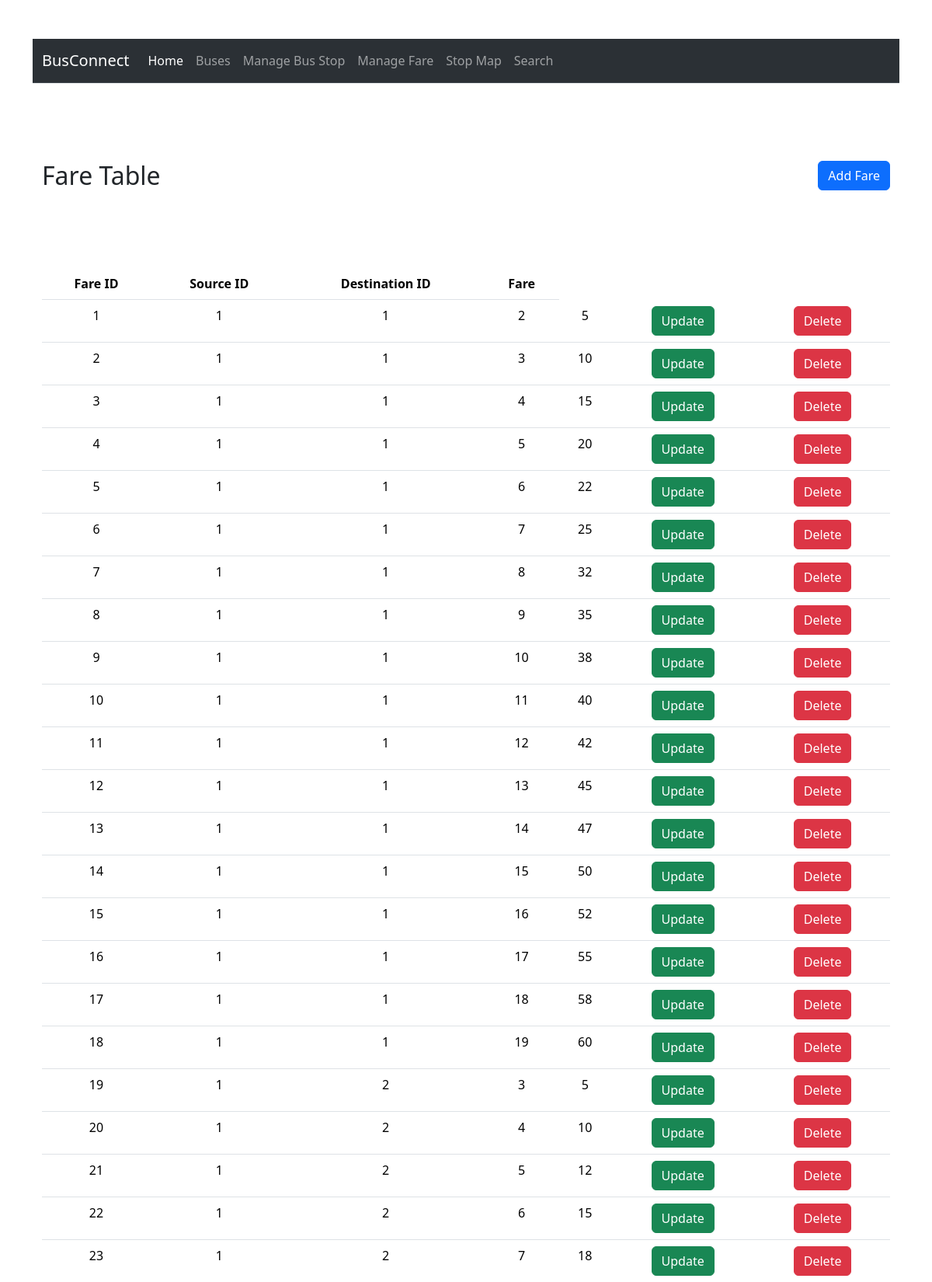
The app's page /faretable.php (upper part) with its own data.
### tables this page shows
CREATE TABLE `faretable` (
  `FareID` int(11) NOT NULL,
  `BusID` int(11) DEFAULT NULL,
  `SourceStopID` int(11) DEFAULT NULL,
  `DestinationStopID` int(11) DEFAULT NULL,
  `Fare` int(11) DEFAULT NULL
);

### faretable.php (the view, shortened to what this page needs)
<?php
include('header.php');
?>
<?php include('db.php');?>
<div class="container">
<section>
    <div class="container">
        <div class="box1">
      <h2 style="margin-bottom: 100px;"> Fare Table </h2>
      <button type="button" class="btn btn-primary" data-toggle="modal" data-target="#Modal1">Add Fare</button>
        </div>
      <table class="table">
          <thead class="thead-dark">
            <tr>
              <th scope="col">Fare ID</th>
              <th scope="col">Source ID</th>
              <th scope="col">Destination ID</th>
              <th scope="col">Fare</th>
            </tr>
          </thead>
          <tbody>
            <?php
            $query = "SELECT * FROM `faretable`";
            $result = mysqli_query($connection, $query);
            if (!$result) {
                die("Query Failed: " . mysqli_error($connection));
            } else {
                while ($row = mysqli_fetch_assoc($result)) {
            ?>
                    <tr>
                        <td><?php echo $row['FareID']?></td>
                        <td><?php echo $row['BusID'] ?></td>
                        <td><?php echo $row['SourceStopID'] ?></td>
                        <td><?php echo $row['DestinationStopID'] ?></td>
                        <td><?php echo $row['Fare'] ?></td>
                        <td><a class="btn btn-success" href="updatefare.php?id=<?php echo $row['FareID']?>">Update</a></td>
                        <td><a class="btn btn-danger"  href="deletefare.php?id=<?php echo $row['FareID']?>">Delete</a></td>
                    </tr>
            <?php
                }
            }
            ?>
     </tbody>
        </table>
    </div>
   </section>
</div>
   <?php
include('footer.php');
?>

### style.css (style rules this page uses)
.box1 h2 { float: left; }
.box1 button { float: right; }
.container { margin-top: 50px; align-items: center; }
.table { text-align: center; }

### records on screen
faretable: FareID "1", BusID "1", SourceStopID "1", DestinationStopID "2", Fare "5"
faretable: FareID "2", BusID "1", SourceStopID "1", DestinationStopID "3", Fare "10"
faretable: FareID "3", BusID "1", SourceStopID "1", DestinationStopID "4", Fare "15"
faretable: FareID "4", BusID "1", SourceStopID "1", DestinationStopID "5", Fare "20"
faretable: FareID "5", BusID "1", SourceStopID "1", DestinationStopID "6", Fare "22"
faretable: FareID "6", BusID "1", SourceStopID "1", DestinationStopID "7", Fare "25"
faretable: FareID "7", BusID "1", SourceStopID "1", DestinationStopID "8", Fare "32"
faretable: FareID "8", BusID "1", SourceStopID "1", DestinationStopID "9", Fare "35"
faretable: FareID "9", BusID "1", SourceStopID "1", DestinationStopID "10", Fare "38"
faretable: FareID "10", BusID "1", SourceStopID "1", DestinationStopID "11", Fare "40"
faretable: FareID "11", BusID "1", SourceStopID "1", DestinationStopID "12", Fare "42"
faretable: FareID "12", BusID "1", SourceStopID "1", DestinationStopID "13", Fare "45"
faretable: FareID "13", BusID "1", SourceStopID "1", DestinationStopID "14", Fare "47"
faretable: FareID "14", BusID "1", SourceStopID "1", DestinationStopID "15", Fare "50"
faretable: FareID "15", BusID "1", SourceStopID "1", DestinationStopID "16", Fare "52"
faretable: FareID "16", BusID "1", SourceStopID "1", DestinationStopID "17", Fare "55"
faretable: FareID "17", BusID "1", SourceStopID "1", DestinationStopID "18", Fare "58"
faretable: FareID "18", BusID "1", SourceStopID "1", DestinationStopID "19", Fare "60"
faretable: FareID "19", BusID "1", SourceStopID "2", DestinationStopID "3", Fare "5"
faretable: FareID "20", BusID "1", SourceStopID "2", DestinationStopID "4", Fare "10"
faretable: FareID "21", BusID "1", SourceStopID "2", DestinationStopID "5", Fare "12"
faretable: FareID "22", BusID "1", SourceStopID "2", DestinationStopID "6", Fare "15"
faretable: FareID "23", BusID "1", SourceStopID "2", DestinationStopID "7", Fare "18"
